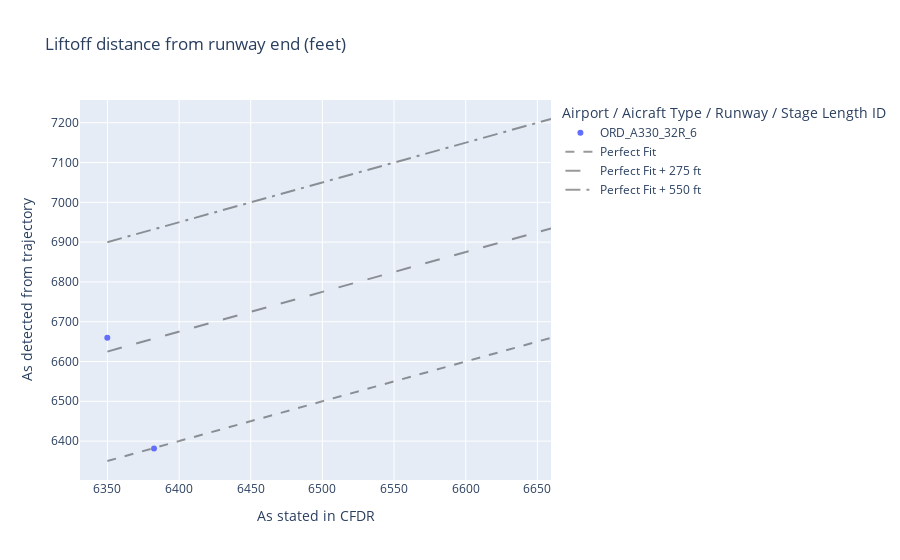

Notebook code for this chart:
### Code cell
x_max = stated_max = df_schedule.DISTANCE_FROM_RUNWAY_END_liftoff.max()
x_min = stated_min = df_schedule.DISTANCE_FROM_RUNWAY_END_liftoff.min()
y_max = detected_max = df_schedule.DISTANCE_FROM_RUNWAY_END_AT_DETECTED_LIFTOFF.max()
y_min = detected_min = df_schedule.DISTANCE_FROM_RUNWAY_END_AT_DETECTED_LIFTOFF.min()

perfect_fit_min = x_min if x_min < y_min else y_min
perfect_fit_max = x_max if x_max > y_max else y_max

fig = px.scatter(
    df_schedule.reset_index(level = 0)
    , title='Liftoff distance from runway end (feet)'
    , x='DISTANCE_FROM_RUNWAY_END_liftoff'
    ,y='DISTANCE_FROM_RUNWAY_END_AT_DETECTED_LIFTOFF'
    , color="APT_AIRCRAFT_RUNWAY_STAGE.1" 
    , labels = {'DISTANCE_FROM_RUNWAY_END_liftoff':'As stated in CFDR',
                'DISTANCE_FROM_RUNWAY_END_AT_DETECTED_LIFTOFF':'As detected from trajectory',
                'APT_AIRCRAFT_RUNWAY_STAGE.1': 'Airport / Aicraft Type / Runway / Stage Length ID'
               }
    , hover_data= ['FLIGHT_ID']#, 'DISTANCE_FROM_RUNWAY_END', 'DISTANCE_FROM_RUNWAY_END_AT_DETECTED_LIFTOFF']
)

fig.add_trace(
    go.Scatter(
        x = [perfect_fit_min, perfect_fit_max]
        , y = [perfect_fit_min, perfect_fit_max]
        , mode = "lines"
        , name = 'Perfect Fit'
        , line = go.scatter.Line(color = 'black', dash = 'dash')
        , opacity=0.4
    )
)

fig.add_trace(
    go.Scatter(
        x = [perfect_fit_min, perfect_fit_max]
        , y = [perfect_fit_min+275, perfect_fit_max+275]
        , mode = "lines"
        , name = 'Perfect Fit + 275 ft'
        , line = go.scatter.Line(color = 'black', dash = 'longdash')
        , opacity=0.4
    )

)

fig.add_trace(
    go.Scatter(
        x = [perfect_fit_min, perfect_fit_max]
        , y = [perfect_fit_min+550, perfect_fit_max+550]
        , mode = "lines"
        , name = 'Perfect Fit + 550 ft'
        , line = go.scatter.Line(color = 'black', dash = 'longdashdot')
        , opacity=0.4
    )

)

fig.update_yaxes(
#     scaleanchor = "x",
    scaleratio = 1,
  )

fig.show()

file = fig.to_html()
with open(filepath+'\plot_liftoff.html', 'w') as f:
    f.write(file)

### Figure 1 — Plotly figure (JSON) as saved in the notebook; plotly's stock layout.template omitted (floating-point values rounded to 4 significant figures)
{"data": [{"customdata": [[1124373], [1128101]], "hovertemplate": "Airport / Aicraft Type / Runway / Stage Length ID=ORD_A330_32R_6<br>As stated in CFDR=%{x}<br>As detected from trajectory=%{y}<br>FLIGHT_ID=%{customdata[0]}<extra></extra>", "legendgroup": "ORD_A330_32R_6", "marker": {"color": "#636efa", "symbol": "circle"}, "mode": "markers", "name": "ORD_A330_32R_6", "orientation": "v", "showlegend": true, "type": "scatter", "x": [6383.0, 6350.0], "xaxis": "x", "y": [6381.0, 6660.0], "yaxis": "y"}, {"line": {"color": "black", "dash": "dash"}, "mode": "lines", "name": "Perfect Fit", "opacity": 0.4, "type": "scatter", "x": [6350.0, 6660.0], "y": [6350.0, 6660.0]}, {"line": {"color": "black", "dash": "longdash"}, "mode": "lines", "name": "Perfect Fit + 275 ft", "opacity": 0.4, "type": "scatter", "x": [6350.0, 6660.0], "y": [6625.0, 6935.0]}, {"line": {"color": "black", "dash": "longdashdot"}, "mode": "lines", "name": "Perfect Fit + 550 ft", "opacity": 0.4, "type": "scatter", "x": [6350.0, 6660.0], "y": [6900.0, 7210.0]}], "layout": {"legend": {"title": {"text": "Airport / Aicraft Type / Runway / Stage Length ID"}, "tracegroupgap": 0}, "title": {"text": "Liftoff distance from runway end (feet)"}, "xaxis": {"anchor": "y", "domain": [0, 1], "title": {"text": "As stated in CFDR"}}, "yaxis": {"anchor": "x", "domain": [0, 1], "scaleratio": 1, "title": {"text": "As detected from trajectory"}}}}
